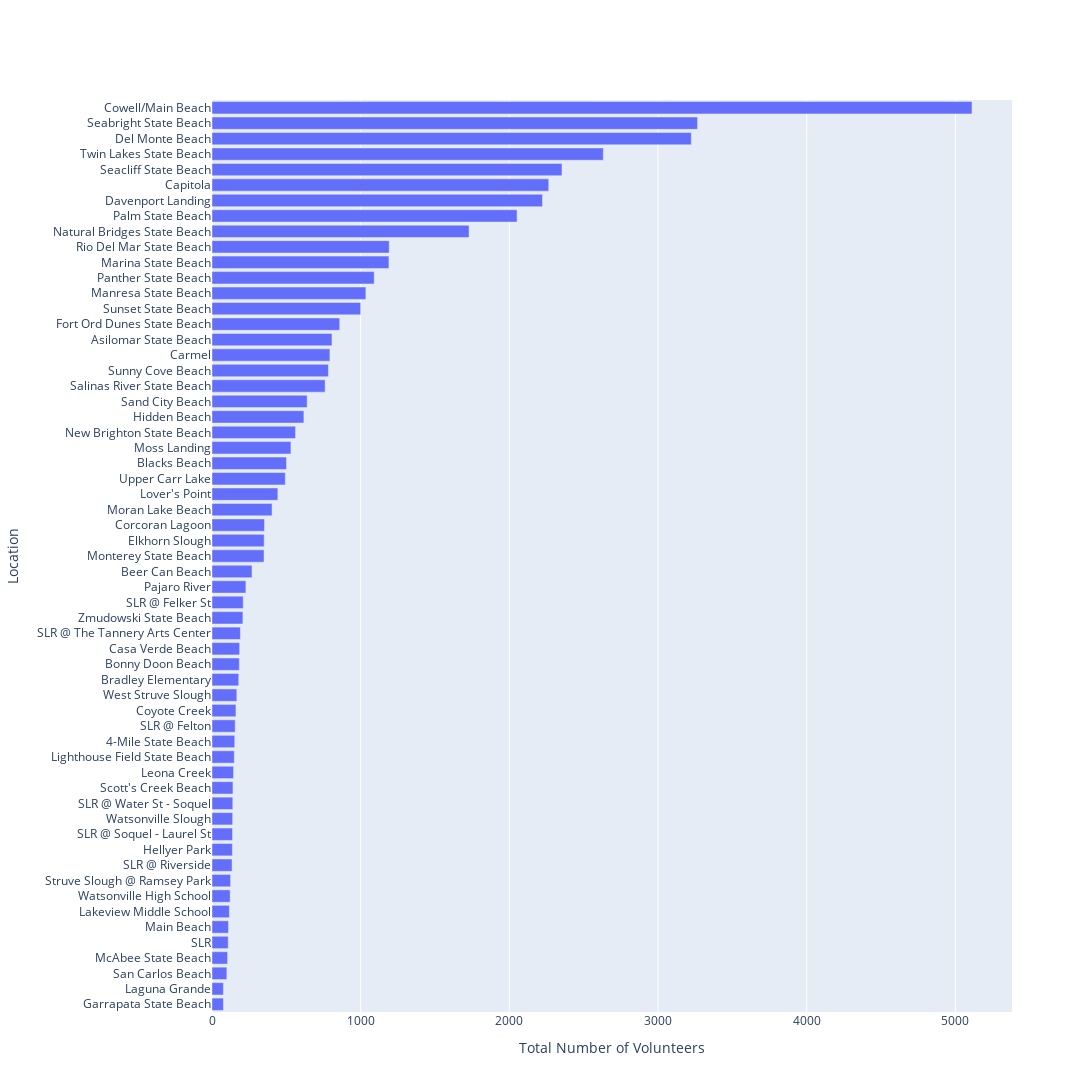

Notebook source saved alongside this figure:
### Markdown cell above
The treemap graph above shows total number of items cleaned up 2013-2022 by category.

### Code cell
sos_sites = sos_data.groupby('Cleanup Site').sum()
sos_sites = sos_sites.reset_index()
# NOAA counted youth volunteers as half adult volunteers
sos_sites['Total Volunteers'] = sos_sites['Adult Volunteers'] + 0.5 * sos_sites['Youth Volunteers']
# Drop sites with no stats on volunteer numbers
sos_sites.drop(sos_sites[sos_sites['Total Volunteers'] <= 100].index, inplace=True)

fig = go.Figure()
fig.add_trace(go.Bar(
    y=sos_sites['Cleanup Site'],
    x=sos_sites['Adult Volunteers'],
    orientation='h',
    name='Total Cleanup Volunteers',
))
fig.update_layout(
    autosize=False,
    width=1100,
    height=1500,
    yaxis_title='Location',
    xaxis_title='Total Number of Volunteers',
    yaxis={'categoryorder':'total ascending'}
)
fig.show()

### Figure 1 — Plotly figure (JSON) as saved in the notebook; plotly's stock layout.template omitted (floating-point values rounded to 4 significant figures)
{"data": [{"name": "Total Cleanup Volunteers", "orientation": "h", "type": "bar", "x": [153, 807, 269, 501, 184, 180, 2265, 793, 186, 353, 5112, 161, 2223, 3224, 351, 859, 77, 137, 618, 77, 117, 145, 150, 443, 111, 1035, 1190, 105, 350, 404, 531, 1729, 562, 228, 2052, 1091, 1192, 109, 210, 156, 135, 138, 191, 140, 761, 100, 640, 141, 3266, 2354, 125, 783, 1000, 2632, 493, 122, 139, 167, 208], "y": ["4-Mile State Beach", "Asilomar State Beach", "Beer Can Beach", "Blacks Beach", "Bonny Doon Beach", "Bradley Elementary", "Capitola", "Carmel", "Casa Verde Beach", "Corcoran Lagoon", "Cowell/Main Beach", "Coyote Creek", "Davenport Landing", "Del Monte Beach", "Elkhorn Slough", "Fort Ord Dunes State Beach", "Garrapata State Beach", "Hellyer Park", "Hidden Beach", "Laguna Grande", "Lakeview Middle School", "Leona Creek", "Lighthouse Field State Beach", "Lover's Point", "Main Beach", "Manresa State Beach", "Marina State Beach", "McAbee State Beach", "Monterey State Beach", "Moran Lake Beach", "Moss Landing", "Natural Bridges State Beach", "New Brighton State Beach", "Pajaro River", "Palm State Beach", "Panther State Beach", "Rio Del Mar State Beach", "SLR", "SLR @ Felker St", "SLR @ Felton", "SLR @ Riverside", "SLR @ Soquel - Laurel St", "SLR @ The Tannery Arts Center", "SLR @ Water St - Soquel", "Salinas River State Beach", "San Carlos Beach", "Sand City Beach", "Scott's Creek Beach", "Seabright State Beach", "Seacliff State Beach", "Struve Slough @ Ramsey Park", "Sunny Cove Beach", "Sunset State Beach", "Twin Lakes State Beach", "Upper Carr Lake", "Watsonville High School", "Watsonville Slough", "West Struve Slough", "Zmudowski State Beach"]}], "layout": {"autosize": false, "height": 1500, "width": 1100, "xaxis": {"autorange": true, "range": [0, 5381.0], "title": {"text": "Total Number of Volunteers"}, "type": "linear"}, "yaxis": {"autorange": true, "categoryorder": "total ascending", "range": [-0.5, 58.5], "title": {"text": "Location"}, "type": "category"}}}
